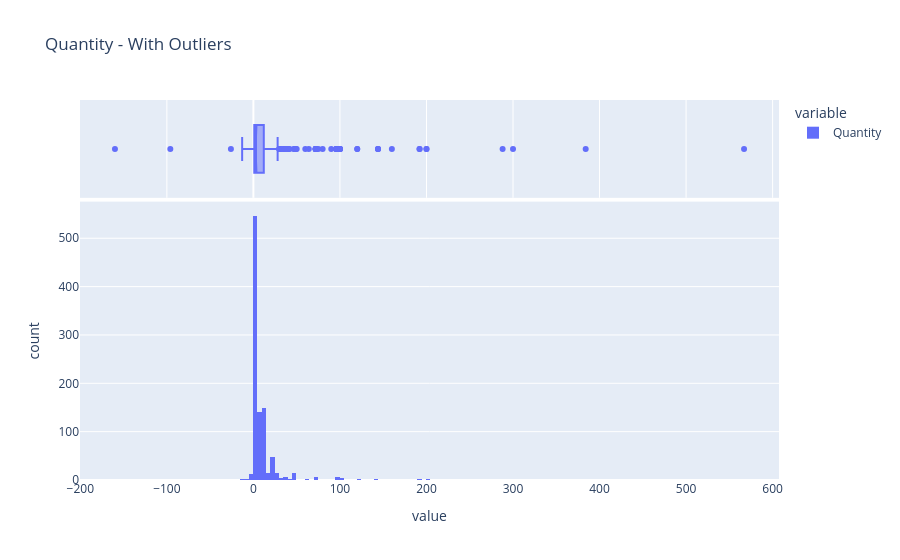
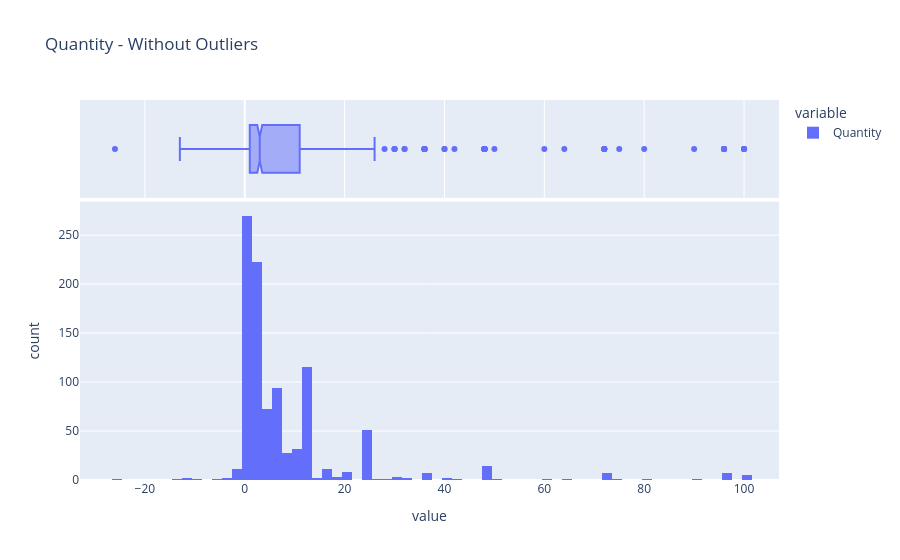

Notebook cell for these charts, in order:
### Markdown cell above
La mayoría de los productos tiene precio bajo (mediana = 2.1), se observa la anomalía de 3 precios negativos y 3.687 precios que son cero, algo que resulta imposible en un contexto de ventas (hay que estudiar que sucede). Hay outliers muy severos como el min muy negativo y el máximo muy positivo. el -53.594 arrastra la la distribución.

### Code cell
profile_serie(df_combinado["Quantity"])

### Figure 1 — Plotly figure (JSON) as saved in the notebook; plotly's stock layout.template omitted (floating-point values rounded to 4 significant figures; data arrays with more than 128 entries replaced by an {"elided": "..."} marker saying what was removed)
{"data": [{"bingroup": "x", "hovertemplate": "variable=Quantity<br>value=%{x}<br>count=%{y}<extra></extra>", "legendgroup": "Quantity", "marker": {"color": "#636efa", "pattern": {"shape": ""}}, "name": "Quantity", "orientation": "v", "showlegend": true, "type": "histogram", "x": {"elided": "1000 int values"}, "xaxis": "x", "yaxis": "y"}, {"hovertemplate": "variable=Quantity<br>value=%{x}<extra></extra>", "legendgroup": "Quantity", "marker": {"color": "#636efa"}, "name": "Quantity", "notched": true, "showlegend": false, "type": "box", "x": {"elided": "1000 int values"}, "xaxis": "x2", "yaxis": "y2"}], "layout": {"barmode": "relative", "legend": {"title": {"text": "variable"}, "tracegroupgap": 0}, "title": {"text": "Quantity - With Outliers"}, "xaxis": {"anchor": "y", "domain": [0, 1], "title": {"text": "value"}}, "xaxis2": {"anchor": "y2", "domain": [0, 1], "matches": "x", "showgrid": true, "showticklabels": false}, "yaxis": {"anchor": "x", "domain": [0, 0.7326], "title": {"text": "count"}}, "yaxis2": {"anchor": "x2", "domain": [0.7426, 1], "matches": "y2", "showgrid": false, "showline": false, "showticklabels": false, "ticks": ""}}}

### Figure 2 — Plotly figure (JSON) as saved in the notebook; plotly's stock layout.template omitted (floating-point values rounded to 4 significant figures; data arrays with more than 128 entries replaced by an {"elided": "..."} marker saying what was removed)
{"data": [{"bingroup": "x", "hovertemplate": "variable=Quantity<br>value=%{x}<br>count=%{y}<extra></extra>", "legendgroup": "Quantity", "marker": {"color": "#636efa", "pattern": {"shape": ""}}, "name": "Quantity", "orientation": "v", "showlegend": true, "type": "histogram", "x": {"elided": "984 int values"}, "xaxis": "x", "yaxis": "y"}, {"hovertemplate": "variable=Quantity<br>value=%{x}<extra></extra>", "legendgroup": "Quantity", "marker": {"color": "#636efa"}, "name": "Quantity", "notched": true, "showlegend": false, "type": "box", "x": {"elided": "984 int values"}, "xaxis": "x2", "yaxis": "y2"}], "layout": {"barmode": "relative", "legend": {"title": {"text": "variable"}, "tracegroupgap": 0}, "title": {"text": "Quantity - Without Outliers"}, "xaxis": {"anchor": "y", "domain": [0, 1], "title": {"text": "value"}}, "xaxis2": {"anchor": "y2", "domain": [0, 1], "matches": "x", "showgrid": true, "showticklabels": false}, "yaxis": {"anchor": "x", "domain": [0, 0.7326], "title": {"text": "count"}}, "yaxis2": {"anchor": "x2", "domain": [0.7426, 1], "matches": "y2", "showgrid": false, "showline": false, "showticklabels": false, "ticks": ""}}}
